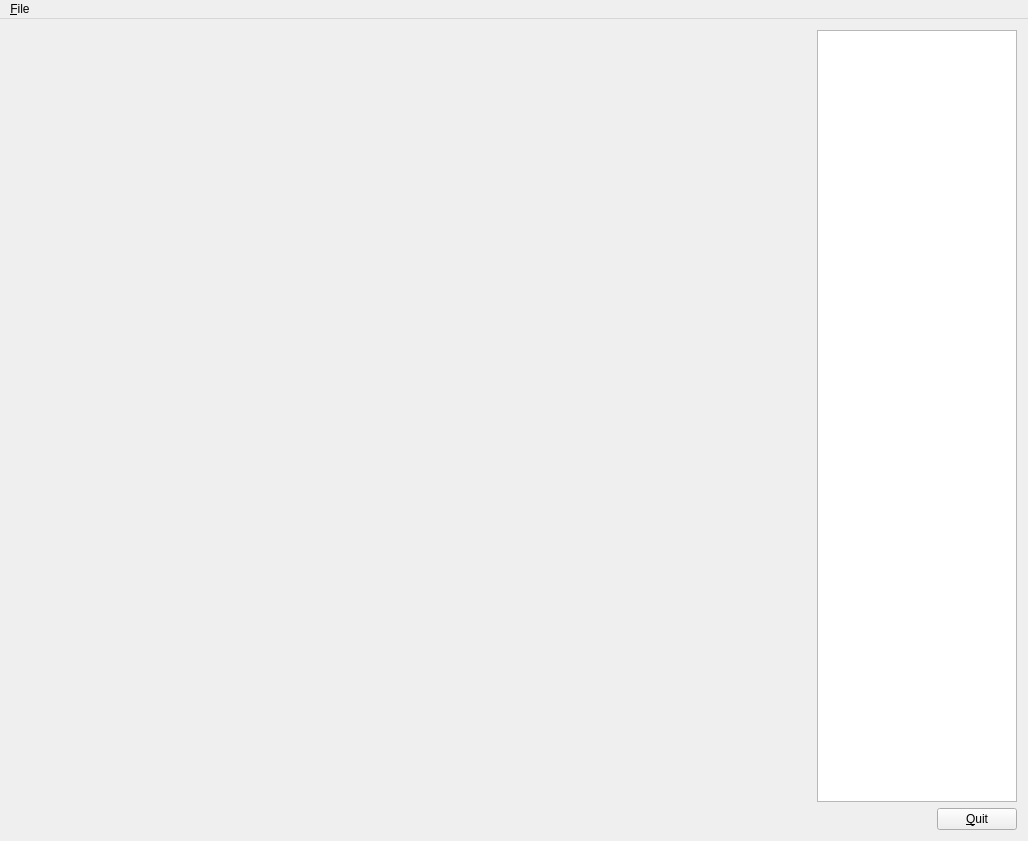
<?xml version="1.0" encoding="UTF-8"?>
<ui version="4.0">
 <class>MainWindow</class>
 <widget class="QMainWindow" name="MainWindow">
  <property name="windowModality">
   <enum>Qt::ApplicationModal</enum>
  </property>
  <property name="geometry">
   <rect>
    <x>0</x>
    <y>0</y>
    <width>1026</width>
    <height>838</height>
   </rect>
  </property>
  <property name="sizePolicy">
   <sizepolicy hsizetype="Preferred" vsizetype="Preferred">
    <horstretch>0</horstretch>
    <verstretch>0</verstretch>
   </sizepolicy>
  </property>
  <property name="minimumSize">
   <size>
    <width>0</width>
    <height>0</height>
   </size>
  </property>
  <property name="sizeIncrement">
   <size>
    <width>0</width>
    <height>0</height>
   </size>
  </property>
  <property name="baseSize">
   <size>
    <width>0</width>
    <height>0</height>
   </size>
  </property>
  <property name="windowTitle">
   <string>MainWindow</string>
  </property>
  <property name="animated">
   <bool>true</bool>
  </property>
  <widget class="QWidget" name="centralWidget">
   <property name="sizeIncrement">
    <size>
     <width>0</width>
     <height>0</height>
    </size>
   </property>
   <layout class="QGridLayout" name="gridLayout">
    <item row="0" column="1">
     <layout class="QGridLayout" name="gridLayout_2">
      <item row="0" column="0">
       <widget class="QTableView" name="tableView">
        <property name="sizePolicy">
         <sizepolicy hsizetype="MinimumExpanding" vsizetype="Minimum">
          <horstretch>0</horstretch>
          <verstretch>0</verstretch>
         </sizepolicy>
        </property>
        <property name="maximumSize">
         <size>
          <width>200</width>
          <height>16777215</height>
         </size>
        </property>
       </widget>
      </item>
      <item row="1" column="0">
       <layout class="QHBoxLayout" name="horizontalLayout">
        <item>
         <spacer name="horizontalSpacer">
          <property name="orientation">
           <enum>Qt::Horizontal</enum>
          </property>
          <property name="sizeHint" stdset="0">
           <size>
            <width>18</width>
            <height>17</height>
           </size>
          </property>
         </spacer>
        </item>
        <item>
         <widget class="QPushButton" name="pushButton">
          <property name="sizePolicy">
           <sizepolicy hsizetype="Preferred" vsizetype="Fixed">
            <horstretch>0</horstretch>
            <verstretch>0</verstretch>
           </sizepolicy>
          </property>
          <property name="text">
           <string>&amp;Quit</string>
          </property>
         </widget>
        </item>
       </layout>
      </item>
     </layout>
    </item>
    <item row="0" column="0">
     <widget class="GLWidget" name="widget" native="true">
      <property name="sizePolicy">
       <sizepolicy hsizetype="Expanding" vsizetype="Minimum">
        <horstretch>0</horstretch>
        <verstretch>0</verstretch>
       </sizepolicy>
      </property>
      <property name="minimumSize">
       <size>
        <width>800</width>
        <height>800</height>
       </size>
      </property>
      <property name="maximumSize">
       <size>
        <width>800</width>
        <height>800</height>
       </size>
      </property>
     </widget>
    </item>
   </layout>
  </widget>
  <widget class="QMenuBar" name="menuBar">
   <property name="geometry">
    <rect>
     <x>0</x>
     <y>0</y>
     <width>1026</width>
     <height>20</height>
    </rect>
   </property>
   <widget class="QMenu" name="menu_File">
    <property name="title">
     <string>&amp;File</string>
    </property>
    <addaction name="actionQuit"/>
   </widget>
   <addaction name="menu_File"/>
  </widget>
  <action name="actionQuit">
   <property name="text">
    <string>&amp;Quit</string>
   </property>
  </action>
 </widget>
 <layoutdefault spacing="6" margin="11"/>
 <customwidgets>
  <customwidget>
   <class>GLWidget</class>
   <extends>QWidget</extends>
   <header>glwidget.h</header>
   <container>1</container>
   <slots>
    <slot>drawFunction(int)</slot>
    <slot>setX(int)</slot>
    <slot>setY(int)</slot>
    <slot>storeData()</slot>
   </slots>
  </customwidget>
 </customwidgets>
 <resources/>
 <connections>
  <connection>
   <sender>pushButton</sender>
   <signal>clicked()</signal>
   <receiver>MainWindow</receiver>
   <slot>close()</slot>
   <hints>
    <hint type="sourcelabel">
     <x>1014</x>
     <y>639</y>
    </hint>
    <hint type="destinationlabel">
     <x>1131</x>
     <y>496</y>
    </hint>
   </hints>
  </connection>
 </connections>
</ui>
